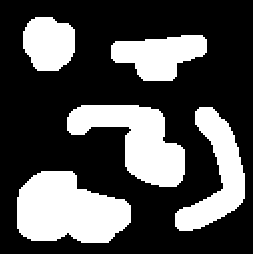
//> input picture assets/cca.png, 253 x 254 px
$ ./cca   (built with g++ and OpenCV 4)
//> lines starting //> are read from the running program, lines starting //| are printed output that depends on the picture; after the words box and inside, x2 and y2 are one past the last pixel; in counts of white or black regions, pixels touching at a corner belong together
#include<opencv2/imgproc.hpp>
#include<opencv2/highgui.hpp>
#include<iostream>

using namespace cv;
using namespace std;

int main(){
    //Read image over which cca will be applied
    Mat image = imread("../assets/cca.png", IMREAD_GRAYSCALE);
//> image: 254 rows x 253 cols, CV_8UC1; 31.3% white; 5 white regions, box (x1, y1, x2, y2) and area: (17, 171, 131, 243) 6112, (67, 105, 185, 187) 5028, (175, 107, 245, 231) 3748, (111, 35, 207, 81) 2912, (23, 17, 75, 71) 2284

    //Get binary image
    Mat binaryImage;
    threshold(image, binaryImage, 127, 255, THRESH_BINARY);

    //Get connected components
    Mat labelImage;
    connectedComponents(binaryImage, labelImage);
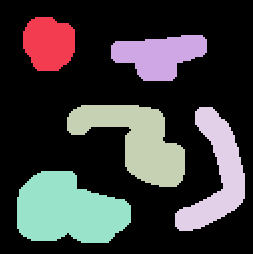
//> labelImage: 254 rows x 253 cols, CV_32SC1; 6 distinct labels, from 0 to 5; one colour per label, 0 black

    //Get the clone of input image to work on so that we can compare input and output images finally
    Mat imLabelClone = labelImage.clone();

    //Find min and max pixel values and their location in the image
    Point minPos, maxPos;
    double min, max;
    minMaxLoc(imLabelClone, &min, &max, &minPos, &maxPos);
//> min = 0; max = 5; minPos = Point(0, 0); maxPos = Point(41, 171)

    //Normalize the image so that min values in 0 and max value is 255
    imLabelClone = 255 * (imLabelClone - min)/(max - min);
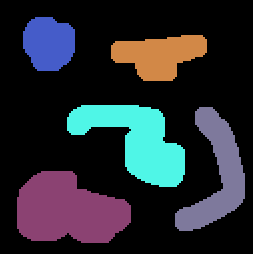
//> imLabelClone: 254 rows x 253 cols, CV_32SC1; 6 distinct labels, from 0 to 255; one colour per label, 0 black

    //Convert image to 8 bits
    imLabelClone.convertTo(imLabelClone, CV_8U);
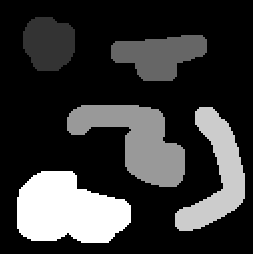
//> imLabelClone: 254 rows x 253 cols, CV_8UC1; min 0, max 255, mean 54.6

    Mat imLabelCloneColorMap;

    //Apply color map to images
    applyColorMap(imLabelClone, imLabelCloneColorMap, COLORMAP_JET);
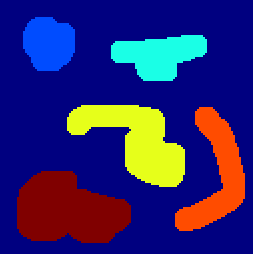
//> imLabelCloneColorMap: 254 rows x 253 cols, CV_8UC3; mean B, G, R 109.5, 38.6, 46.2

    //Create windows to display images
    namedWindow("input image", WINDOW_NORMAL);
    namedWindow("cca image", WINDOW_NORMAL);
    namedWindow("cca image color map", WINDOW_NORMAL);

    //Display images
    imshow("input image", binaryImage);
    imshow("cca image", imLabelClone);
    imshow("cca image color map", imLabelCloneColorMap);

    //Press esc on keyboard to exit
    waitKey(0);

    //Close all the opened windows
    destroyAllWindows();

    return 0;
}
